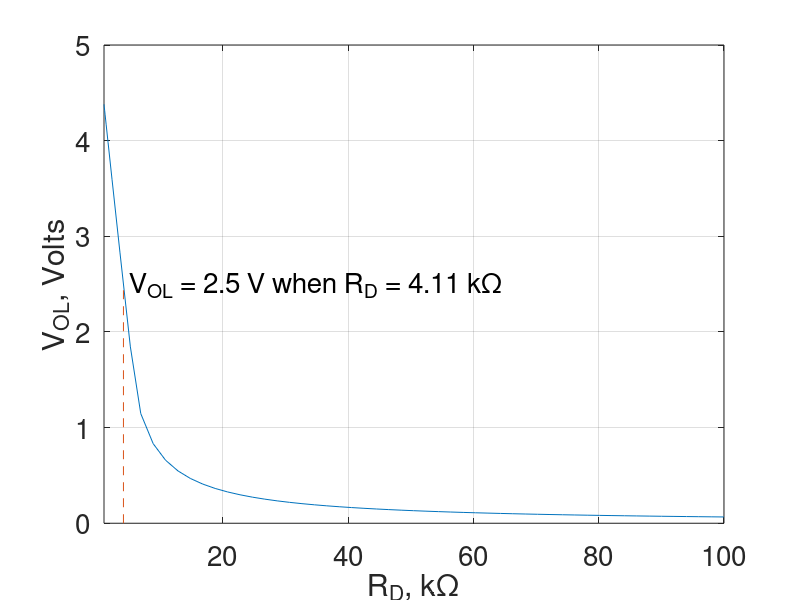
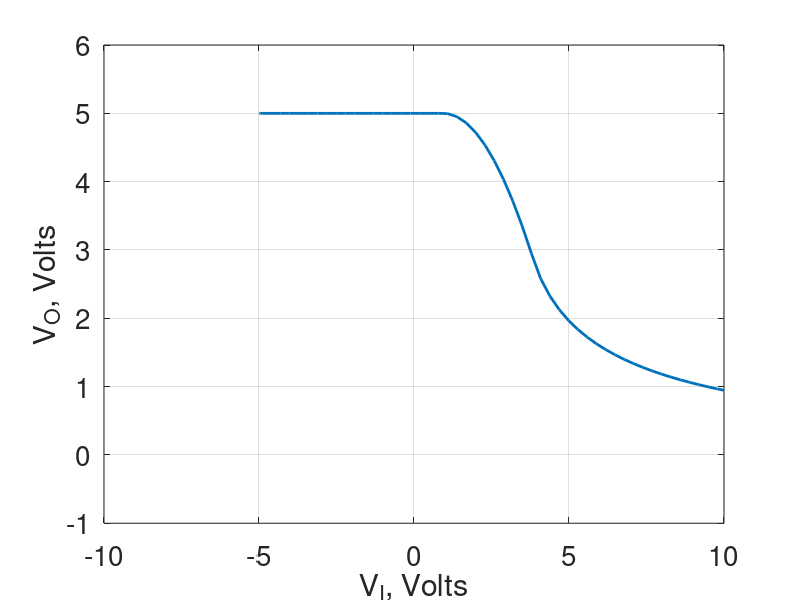
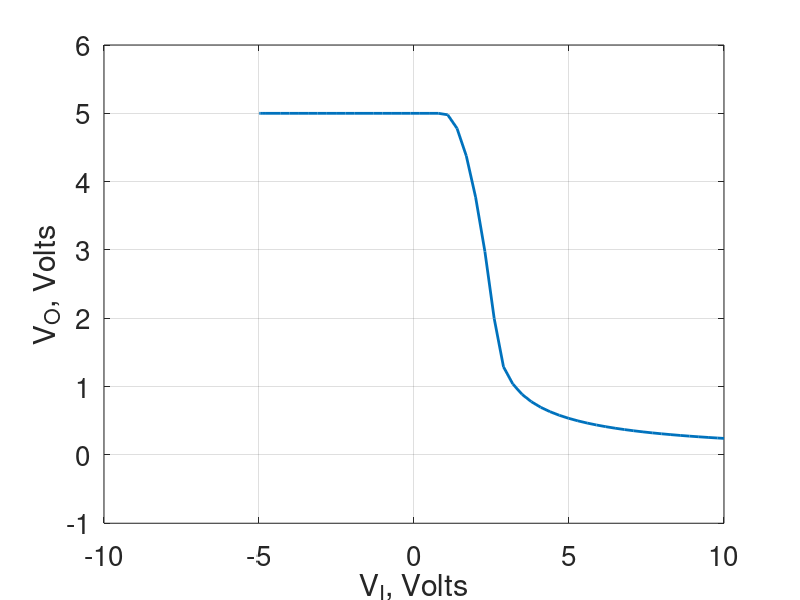
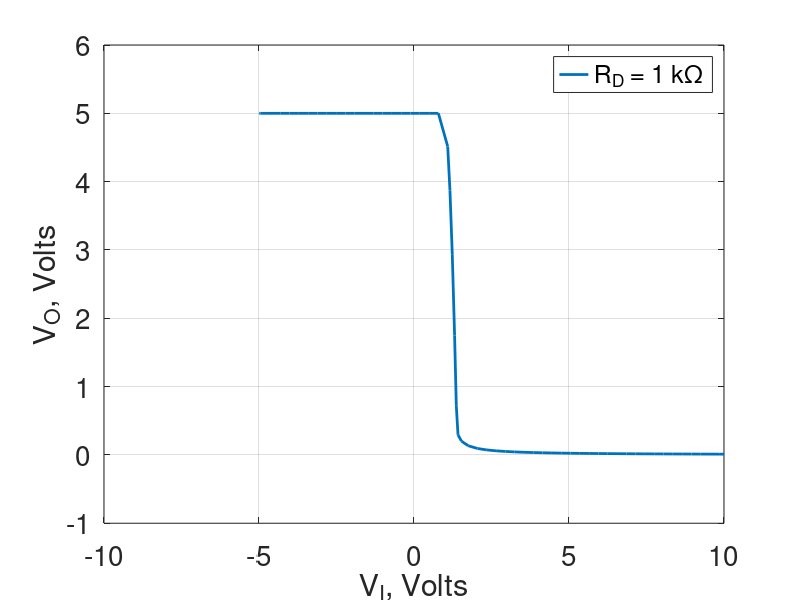

The MATLAB source for these figures, in order:
%% Number 1
%   Author: Derek Haas
%   Date: 10-23-18
%

close all;

%% Plots VOL vs RD

data = csvread('NMOS_VOLvsRD.CSV');
RD = data(:, 1);
VOL = data(:, 3);

figure(1);

plot(RD * 10e-4, VOL);
set(gca,'fontsize',20);
% title('Output Low Voltage vs Drain Resistance');
xlabel('R_{D}, k\Omega')
ylabel('V_{OL}, Volts');
grid on;
xlim([1 100]);

rd = interp1(VOL,RD,2.5) / 1e3
line([rd rd], [0 2.5], 'linestyle', '--');
label = 'V_{OL} = 2.5 V when R_{D} = 4.11 k\Omega';
text(5, 2.5, label, 'fontsize', 20);


%% Plot Voltage Transfer Characteristic Rd = 1k

data = csvread('NMOS_VTC_1k.CSV');
Vout = data(:, 1);
Vgs = data(:, 3);

figure(2);

plot(Vout, Vgs, 'linewidth', 2);
set(gca,'fontsize',20);
% title('Voltage Transfer Characteristic when R_{D} = 1 k\Omega, 4.44 k\Omega, 100 k\Omega');
xlabel('V_{I}, Volts');
ylabel('V_{O}, Volts');
grid on;
hold on;
ylim([-1 6]);

%% Plot Voltage Transfer Characteristic Rd = 4.4k

data = csvread('NMOS_VTC_4k4.CSV');
Vout = data(:, 1);
Vgs = data(:, 3);

figure(3);

plot(Vout, Vgs, 'linewidth', 2);
set(gca,'fontsize',20);
% title('Voltage Transfer Characteristic when R_{D} = 1 k\Omega, 4.44 k\Omega, 100 k\Omega');
xlabel('V_{I}, Volts');
ylabel('V_{O}, Volts');
grid on;
ylim([-1 6])

%% Plot Voltage Transfer Characteristic Rd = 100k

data = csvread('NMOS_VTC_100k.CSV');
Vout = data(:, 1);
Vgs = data(:, 3);

figure(4);

plot(Vout, Vgs, 'linewidth', 2);
set(gca,'fontsize',20);
% title('Voltage Transfer Characteristic for R_{D} = 1 k\Omega, 4.44 k\Omega, 100 k\Omega');
xlabel('V_{I}, Volts');
ylabel('V_{O}, Volts');
grid on;
ylim([-1 6]);
legend('R_{D} = 1 k\Omega', 'R_{D} = 4.44 k\Omega', 'R_{D} = 100 k\Omega');

%% Transient Simulation Rd = 1k
close all;

input = csvread('nmos-sim-trans-1k-input.csv');
time = input(:, 1);
vin = input(:, 2);
output = csvread('nmos-sim-trans-1k-output.csv');
time = output(:, 1);
vout = output(:, 2);

figure(5);

plot(time * 1e3, vin, 'linewidth', 2);
hold on;
plot(time * 1e3, vout, 'linewidth', 2);
set(gca,'fontsize',20);
% title('NMOS Inverter Simulated Transient Response when R_{D} = 1 k\Omega');
xlabel('Time, ms')
ylabel('V_{O1}, Volts');
grid on;
ylim([-1 6]);
legend('vI', 'vO');

% hold off;

%% Transient Simulation Rd = 4.4k
close all;

input = csvread('nmos-sim-trans-4k4-input.csv');
time = input(:, 1);
vin = input(:, 2);
output = csvread('nmos-sim-trans-4k4-output.csv');
time = output(:, 1);
vout = output(:, 2);

% figure(6);

plot(time * 1e3, vin, 'linewidth', 2);
hold on;
plot(time * 1e3, vout, 'linewidth', 2);
set(gca,'fontsize',20);
% title('NMOS Inverter Simulated Transient Response when R_{D} = 4.44 k\Omega');
xlabel('Time, ms')
ylabel('V_{O1}, Volts');
grid on;
ylim([-1 6]);
legend('vI', 'vO');

%% Transient Simulation Rd = 100k

input = csvread('nmos-sim-trans-100k-input.csv');
time = input(:, 1);
vin = input(:, 2);
output = csvread('nmos-sim-trans-100k-output.csv');
time = output(:, 1);
vout = output(:, 2);

% figure(7);

plot(time * 1e3, vin, 'linewidth', 2);
hold on;
plot(time * 1e3, vout, 'linewidth', 2);
set(gca,'fontsize',20);
% title('NMOS Inverter Simulated Transient Response when R_{D} = 100 k\Omega');
xlabel('Time, ms')
ylabel('V_{O1}, Volts');
grid on;
ylim([-1 6]);
legend('vI', 'vO');

%% Transient Simulation VDD = 10 V
close all;

input = csvread('nmos-sim-trans-10V-input.csv');
time = input(:, 1);
vin = input(:, 2);
output = csvread('nmos-sim-trans-10V-output.csv');
time = output(:, 1);
vout = output(:, 2);

figure(7);

plot(time * 1e3, vin, 'linewidth', 2);
hold on;
plot(time * 1e3, vout, 'linewidth', 2);
set(gca,'fontsize',20);
% title('NMOS Inverter Simulated Transient Response when R_{D} = 100 k\Omega');
xlabel('Time, ms')
ylabel('V_{O1}, Volts');
grid on;
ylim([-1 11]);

%% Transient Simulation VDD = 15 V
close all;

input = csvread('nmos-sim-trans-15V-input.csv');
time = input(:, 1);
vin = input(:, 2);
output = csvread('nmos-sim-trans-15V-output.csv');
time = output(:, 1);
vout = output(:, 2);

figure(7);

plot(time * 1e3, vin, 'linewidth', 2);
hold on;
plot(time * 1e3, vout, 'linewidth', 2);
set(gca,'fontsize',20);
% title('NMOS Inverter Simulated Transient Response when R_{D} = 100 k\Omega');
xlabel('Time, ms')
ylabel('V_{O1}, Volts');
grid on;
ylim([-1 16]);
legend('vI', 'vO');